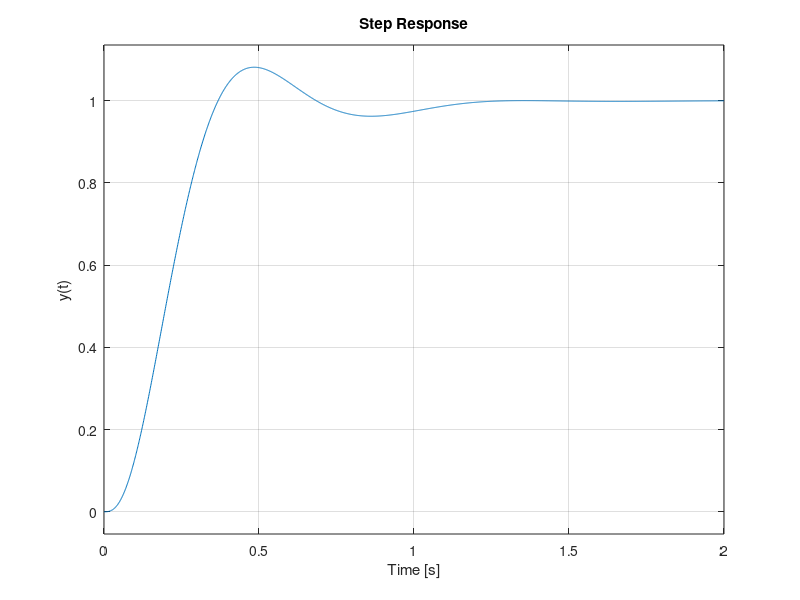

Here is the MATLAB script that generated this plot:
% Chapter 10: Figure 10.33%%   Rotor winder control compensated system step response%   with lead controller%%              1800(s+3.5)%     Gc(s) = -------------  . %                 s+25 %K=1800; %numg=[1]; deng=[1 15 50 0]; sysg=tf(numg,deng);numgc=K*[1 3.5]; dengc=[1 25]; sysgc=tf(numgc,dengc);%syso=series(sysgc,sysg);sys=feedback(syso,[1]);%t=[0:0.001:2];step(sys,t);ylabel('y(t)')